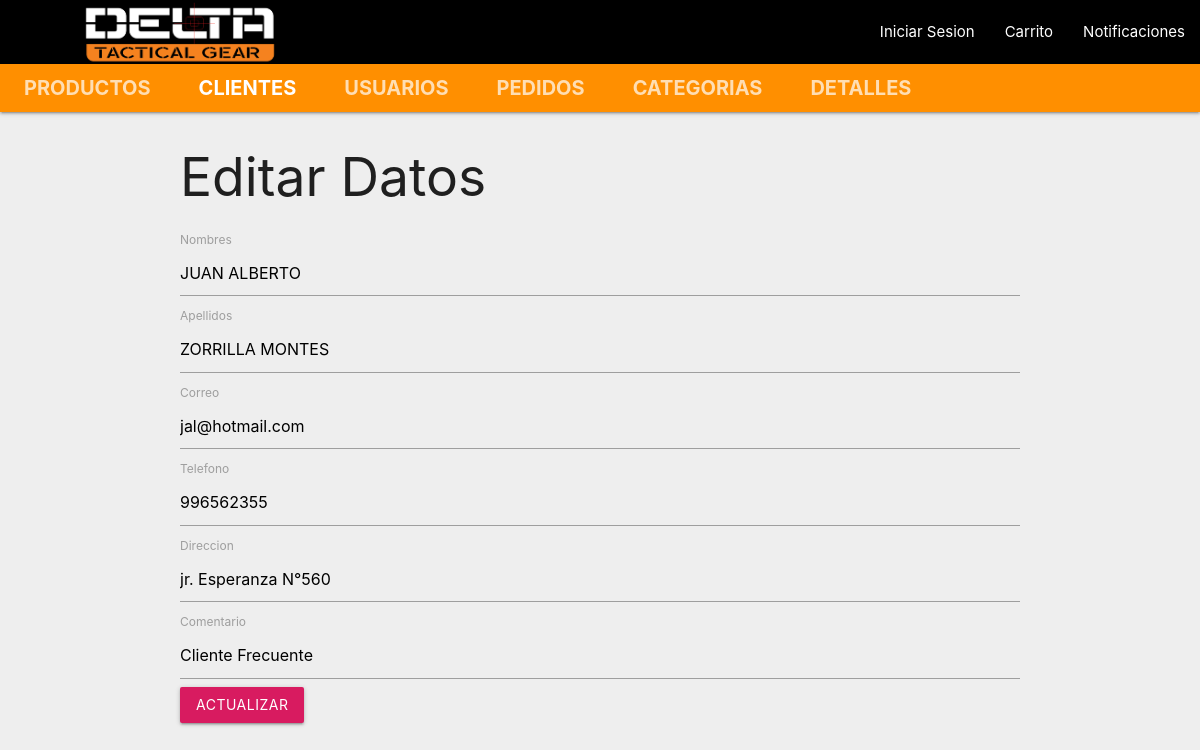
Screenshot of /views/clientes/clientes_modifica.php?id=17 with the database file from the repository.
### tables this page shows
CREATE TABLE `clientes` (
  `id` int(11) NOT NULL,
  `nombres` varchar(100) NOT NULL,
  `apellidos` varchar(100) NOT NULL,
  `correo` varchar(100) NOT NULL,
  `telefono` varchar(9) NOT NULL,
  `direccion` varchar(200) NOT NULL,
  `comentario` text NOT NULL
);

### model/cliente_model.php (called while the page is built, shortened)
<?php
class Cliente_model{
    private $nombres;
    private $apellidos;
    private $correo;
    private $telefono;
    private $direccion;
    private $comentario;
    function __construct($nombres, $apellidos, $correo, $telefono, $direccion, $comentario){
        $this->nombres=$nombres;
        $this->apellidos=$apellidos;
        $this->correo=$correo;
        $this->telefono=$telefono;
        $this->direccion=$direccion;
        $this->comentario=$comentario;
    }
    public function getNombres(){
        return $this->nombres;
    }
    public function getApellidos(){
        return $this->apellidos;
    }
    public function getCorreo(){
        return $this->correo;
    }
    public function getTelefono(){
        return $this->telefono;
    }
    public function getDireccion(){
        return $this->direccion;
    }
    public function getComentario(){
        return $this->comentario;
    }
    public static function getById($id){
        $conn=getConnection();
          $t=null;
          $sql= "SELECT * FROM clientes WHERE id=$id";
          $resultado=$conn->query($sql);
          while($fila=mysqli_fetch_array($resultado)){
              $o = new Cliente_model(
                                      $fila['nombres'],
                                      $fila['apellidos'],
                                      $fila['correo'],
                                      $fila['telefono'],
                                      $fila['direccion'],
                                      $fila['comentario']);
          $o->id=$fila['id'];
          $t=$o;
          }
          return $t;
      }
}
?>

### views/clientes/clientes_modifica.php (the view, shortened to what this page needs)
<?php
include_once __DIR__ . '../../../model/cliente_model.php';
$cliente = Cliente_model::getById($_GET['id']);
?>
<!DOCTYPE html>
<html>
<head>
    <link rel="stylesheet" href="../../assets/css/materialize.min.css">
</head>
<body class="grey lighten-3">
    <nav class="nav-extended">
        <div class="nav-wrapper black">
            <a href="/dtg_mvc/index.php" class="brand-logo"><img class="responsive-img" src="../../assets/img/delta.png" width="250" style="margin-left:55px;"></a>
            <ul id="nav-mobile" class="right hide-on-med-and-down">
                <li><a href="sass.html">Iniciar Sesion</a></li>
                <li><a href="badges.html">Carrito</a></li>
                <li><a href="collapsible.html">Notificaciones</a></li>
            </ul>
        </div>
        <div class="nav-content amber darken-3">
            <ul class="tabs tabs-transparent">
                <li class="tab"><a style="font-size:20px" href="../../views/productos/producto.php"><b>Productos</b></a></li>
                <li class="tab"><a style="font-size:20px" class="active" href="../../views/clientes/clientes.php"><b>Clientes</b></a></li>
                <li class="tab"><a style="font-size:20px" href="../../views/usuarios/usuarios.php"><b>Usuarios</b></a></li>
                <li class="tab"><a style="font-size:20px" href="../../views/pedidos/pedidos.php"><b>Pedidos</b></a></li>
                <li class="tab"><a style="font-size:20px" href="../../views/categoria/categoria.php"><b>Categorias</b></a></li>
                <li class="tab"><a style="font-size:20px" href="../../views/detalle_pedido/detalle_pedido.php"><b>Detalles</b></a></li>
            </ul>
        </div>
    </nav>
    <div class="container">
        <h2>Editar Datos</h2>
        <form id="nuevo" name="nuevo" method="POST" action="../../controller/cliente_controller.php" autocomplete="off">
            <div class="form-group">
                <label for="nombres">Nombres</label>
                <input type="text" class="form-control" id="nombres" name="nombres" value="<?php echo $cliente->getNombres() ?>" />
            </div>
            <div class="form-group">
                <label for="apellidos">Apellidos</label>
                <input type="text" class="form-control" id="apellidos" name="apellidos" value="<?php echo $cliente->getApellidos() ?>" />
            </div>
            <div class="form-group">
                <label for="correo">Correo</label>
                <input type="email" class="form-control" id="correo" name="correo" value="<?php echo $cliente->getCorreo() ?>" />
            </div>
            <div class="form-group">
                <label for="telefono">Telefono</label>
                <input type="text" class="form-control" id="telefono" name="telefono" value="<?php echo $cliente->getTelefono() ?>" />
            </div>
            <div class="form-group">
                <label for="direccion">Direccion</label>
                <input type="text" class="form-control" id="direccion" name="direccion" value="<?php echo $cliente->getDireccion() ?>" />
            </div>
            <div class="form-group">
                <label for="comentario">Comentario</label>
                <input type="text" class="form-control" id="comentario" name="comentario" value="<?php echo $cliente->getComentario() ?>" />
            </div>
            <button id="guardar" name="guardar" type="submit" class="waves-effect waves-light btn  pink darken-1">Actualizar</button>
        </form>
</body>
</html>

### rows the page displays
clientes: nombres "JUAN ALBERTO", apellidos "ZORRILLA MONTES", correo "jal@hotmail.com", telefono "996562355", direccion "jr. Esperanza N°560", comentario "Cliente Frecuente"
